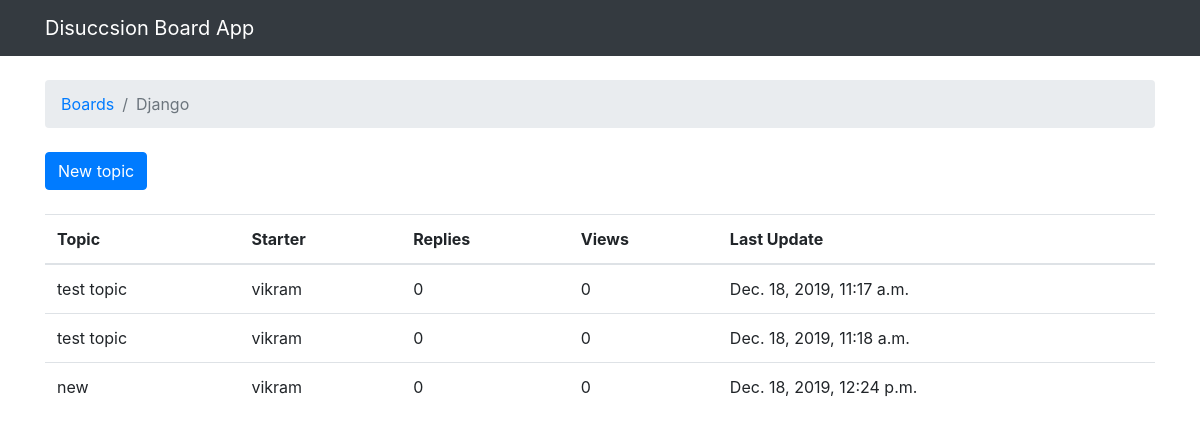
The page /boards/2/ on the database its author committed.
### boards/models.py (models this page shows, shortened)
class Board(models.Model):
    name = models.CharField(max_length=30, unique=True)
    description = models.CharField(max_length=100)

class Topic(models.Model):
    subject = models.CharField(max_length=255)
    last_updated = models.DateTimeField(auto_now_add=True)
    board = models.ForeignKey(Board, related_name='topics',on_delete=models.CASCADE)
    starter = models.ForeignKey(User, related_name='topics',on_delete=models.CASCADE)

### boards/views.py (the view)
# urls.py: re_path(r'^boards/(?P<pk>\d+)/$', views.board_topics, name='board_topics'),
def board_topics(request, pk):
    try:
        board = Board.objects.get(pk=pk)
    except Board.DoesNotExist:
        raise Http404
    return render(request, 'topics.html', {'board': board})

### templates/topics.html (shortened to what this page needs)
{% extends 'base.html' %}
{% block breadcrumb %}
  <li class="breadcrumb-item"><a href="{% url 'home' %}">Boards</a></li>
  <li class="breadcrumb-item active">{{ board.name }}</li>
{% endblock %}
{% block content %}
  <div class="mb-4">
    <a href="{% url 'new_topic' board.pk %}" class="btn btn-primary">New topic</a>
  </div>
  <table class="table">
    <thead class="thead-inverse">
      <tr>
        <th>Topic</th>
        <th>Starter</th>
        <th>Replies</th>
        <th>Views</th>
        <th>Last Update</th>
      </tr>
    </thead>
    <tbody>
      {% for topic in board.topics.all %}
        <tr>
          <td>{{ topic.subject }}</td>
          <td>{{ topic.starter.username }}</td>
          <td>0</td>
          <td>0</td>
          <td>{{ topic.last_updated }}</td>
        </tr>
      {% endfor %}
    </tbody>
  </table>
{% endblock %}

### templates/base.html (shortened to what this page needs)
{% load static %}<!DOCTYPE html>
<html>
  <head>
    <link rel="stylesheet" href="{% static 'css/bootstrap.min.css' %}">
  </head>
  <body>
    <nav class="navbar navbar-expand-lg navbar-dark bg-dark">
      <div class="container">
        <a class="navbar-brand" href="{% url 'home' %}">Disuccsion Board App</a>
      </div>
    </nav>
    <div class="container">
      <ol class="breadcrumb my-4">
        {% block breadcrumb %}
        {% endblock %}
      </ol>
      {% block content %}
      {% endblock %}
    </div>
  </body>
</html>

### rows shown on the page
Board: name "Django"
Topic: subject "test topic", starter.username "vikram", last_updated "Dec. 18, 2019, 11:17 a.m."
Topic: subject "test topic", starter.username "vikram", last_updated "Dec. 18, 2019, 11:18 a.m."
Topic: subject "new", starter.username "vikram", last_updated "Dec. 18, 2019, 12:24 p.m."
